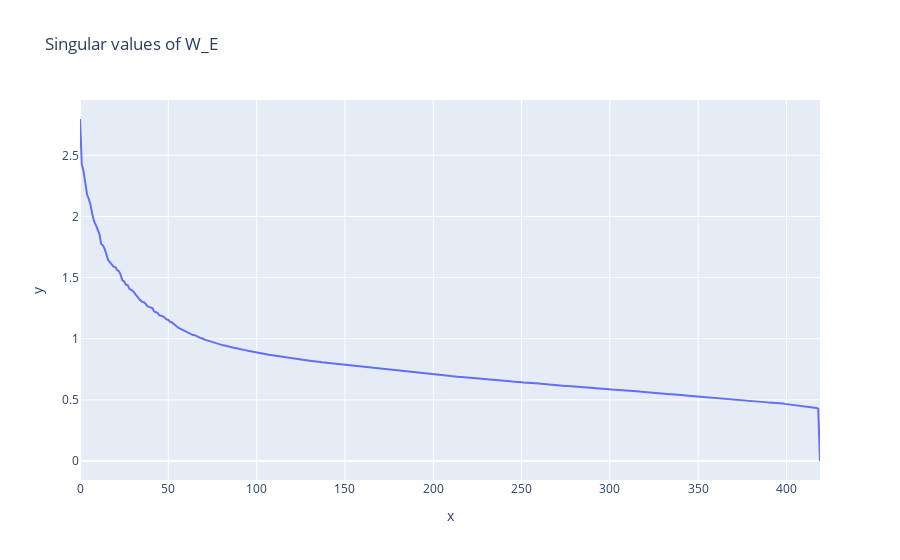

Here is the notebook cell this chart was saved with:
### Code cell
number_embeddings = model.W_E[number_token_index[100:]].float()
i_am_a_number = number_embeddings.mean(0)
number_embeddings_centered = number_embeddings - i_am_a_number
U, S, Vh = number_embeddings_centered.svd()
line(S, title="Singular values of W_E")
u = U[:, :20].T

### Figure 1 — Plotly figure (JSON) as saved in the notebook; plotly's stock layout.template omitted (floating-point values rounded to 4 significant figures; data arrays with more than 128 entries replaced by an {"elided": "..."} marker saying what was removed)
{"data": [{"hovertemplate": "x=%{x}<br>y=%{y}<extra></extra>", "legendgroup": "", "line": {"color": "#636efa", "dash": "solid"}, "marker": {"symbol": "circle"}, "mode": "lines", "name": "", "orientation": "v", "showlegend": false, "type": "scatter", "x": {"elided": "420 int values"}, "xaxis": "x", "y": {"elided": "420 float values"}, "yaxis": "y"}], "layout": {"autosize": true, "legend": {"tracegroupgap": 0}, "title": {"text": "Singular values of W_E"}, "xaxis": {"anchor": "y", "autorange": true, "domain": [0, 1], "range": [0, 419], "title": {"text": "x"}, "type": "linear"}, "yaxis": {"anchor": "x", "autorange": true, "domain": [0, 1], "range": [-0.1554, 2.953], "title": {"text": "y"}, "type": "linear"}}}
